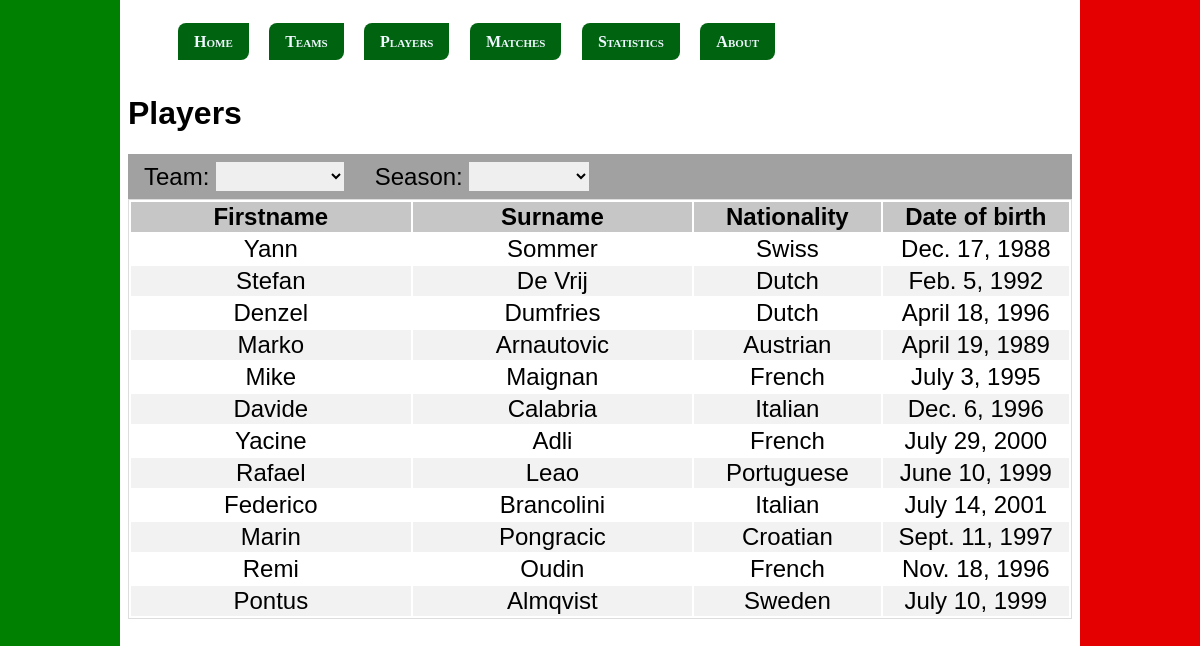
Page /teams/7/players on the committed database.
### footballstats/models.py (models this page shows, shortened)
class Player(models.Model):
    player_id = models.AutoField(primary_key=True)
    firstname = models.CharField(max_length=100, null=True)
    surname = models.CharField(max_length=100, null=True)
    role = models.CharField(max_length=50, null=True)
    date_of_birth = models.DateField(null=True)
    nationality = models.CharField(max_length=100, null=True)

### footballstats/views.py (the view)
# urls.py: path("teams/<str:team>/players", views.team_players, name="team-players"),
def team_players(request, team : str):
    players = Player.objects.all()
    return render(request, "footballstats/players.html", {
        "players" : players
    })

### footballstats/templates/footballstats/players.html (shortened to what this page needs)
{% extends "base.html" %}
{% load static %}
{% block css_files %}
    <link rel="stylesheet" href="{% static "footballstats/footballstats.css" %}">
{% endblock css_files %}
{% block navigation %}
{% include "footballstats/includes/header.html" %}
{% endblock navigation %}
{% block content %}
<h1>Players</h1>
<div class="tabdiv-head">
    <form action="{% url "players" %}" method="POST">
        <label for="team">Team:</label>
        <select name="team" id="team" onchange="this.form.submit()">
        </select>
        <label for="season">Season:</label>
        <select name="season" id="season" onchange="this.form.submit()">
        </select>
    </form>
</div>
<div class="tabdiv-body">
    <table class="content-tab players-tab">
        <colgroup>
            <col><col><col><col>
        </colgroup>
        <thead>
            <tr>
                <th>Firstname</th>
                <th>Surname</th>
                <th>Nationality</th>
                <th>Date of birth</th>
            </tr>
        </thead>
        <tbody>
            {% for player in players %}
                <tr>
                    <td>{{ player.firstname }}</td>
                    <td>{{ player.surname }}</td>
                    <td>{{ player.nationality }}</td>
                    <td>{{ player.date_of_birth }}</td>
                </tr>
            {% endfor %}
        </tbody>
    </table>
</div>
{% endblock content %}

### static/base.css (style rules this page uses)
body { background-image: linear-gradient(to right, green 10%, white 10%, white 90%, rgb(228, 0, 0) 10%); margin: 10px; font-family: 'Gill Sans', 'Gill Sans MT', Calibri, 'Trebuchet MS', sans-serif; }

### footballstats/static/footballstats/footballstats.css (style rules this page uses)
.content-tab thead { background-color: #bebebede; font-weight: bold; }
.content-tab { width: 100%; border: 1px solid #ddd; font-size: 1.5rem; }
.content-tab tr:nth-child(even) { background-color: #f2f2f2; }
.content-tab tr { text-align: center; }
.players-tab colgroup col:nth-child(1) { width: 30%; }
.players-tab colgroup col:nth-child(2) { width: 30%; }
.players-tab colgroup col:nth-child(3) { width: 20%; }
.players-tab colgroup col:nth-child(4) { width: 20%; }
.tabdiv-head form { background-color: rgb(161, 161, 161); font-size: 1.5rem; padding: 0.5rem 0 0.5rem 1rem; }
.tabdiv-head select { margin-right: 1.5rem; border: None; font-size: 1.5rem; }
#team { width: 8rem; }
#season { width: 7.5rem; }

### rows in the picture
Player: firstname "Yann", surname "Sommer", nationality "Swiss", date_of_birth "Dec. 17, 1988"
Player: firstname "Stefan", surname "De Vrij", nationality "Dutch", date_of_birth "Feb. 5, 1992"
Player: firstname "Denzel", surname "Dumfries", nationality "Dutch", date_of_birth "April 18, 1996"
Player: firstname "Marko", surname "Arnautovic", nationality "Austrian", date_of_birth "April 19, 1989"
Player: firstname "Mike", surname "Maignan", nationality "French", date_of_birth "July 3, 1995"
Player: firstname "Davide", surname "Calabria", nationality "Italian", date_of_birth "Dec. 6, 1996"
Player: firstname "Yacine", surname "Adli", nationality "French", date_of_birth "July 29, 2000"
Player: firstname "Rafael", surname "Leao", nationality "Portuguese", date_of_birth "June 10, 1999"
Player: firstname "Federico", surname "Brancolini", nationality "Italian", date_of_birth "July 14, 2001"
Player: firstname "Marin", surname "Pongracic", nationality "Croatian", date_of_birth "Sept. 11, 1997"
Player: firstname "Remi", surname "Oudin", nationality "French", date_of_birth "Nov. 18, 1996"
Player: firstname "Pontus", surname "Almqvist", nationality "Sweden", date_of_birth "July 10, 1999"
